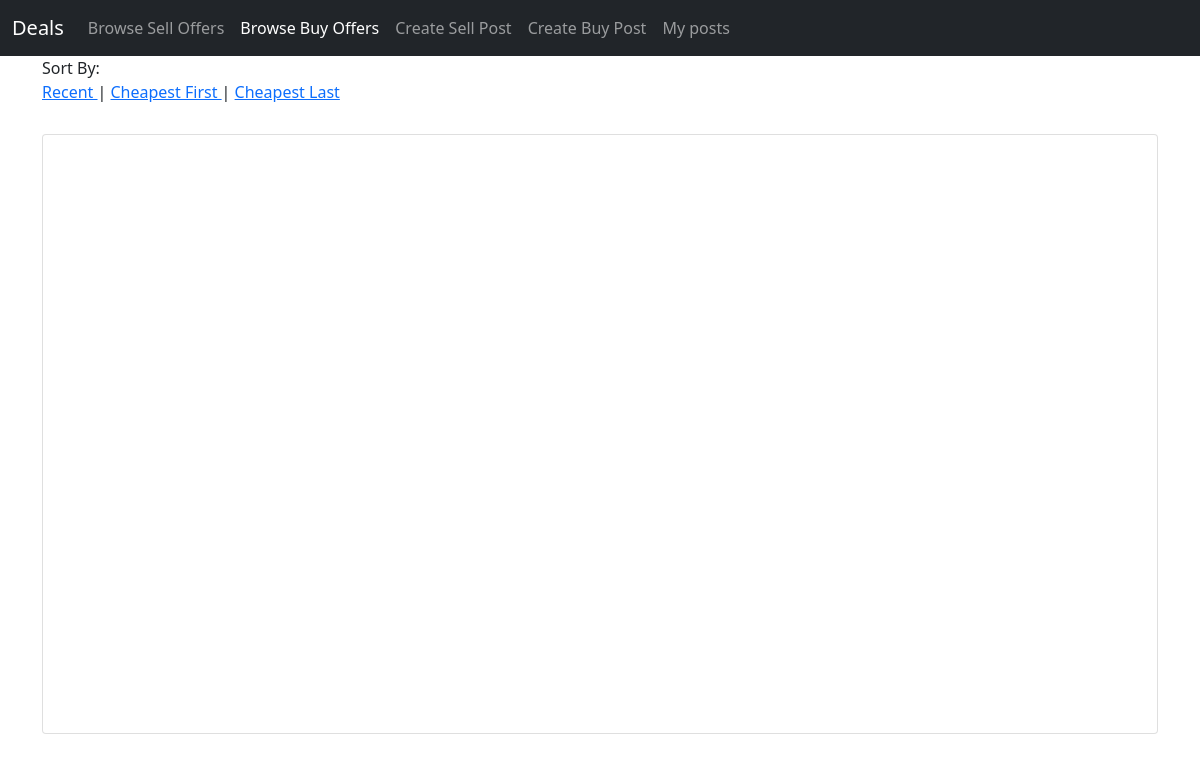
Before: /market/buy (signed in) with the older database file.
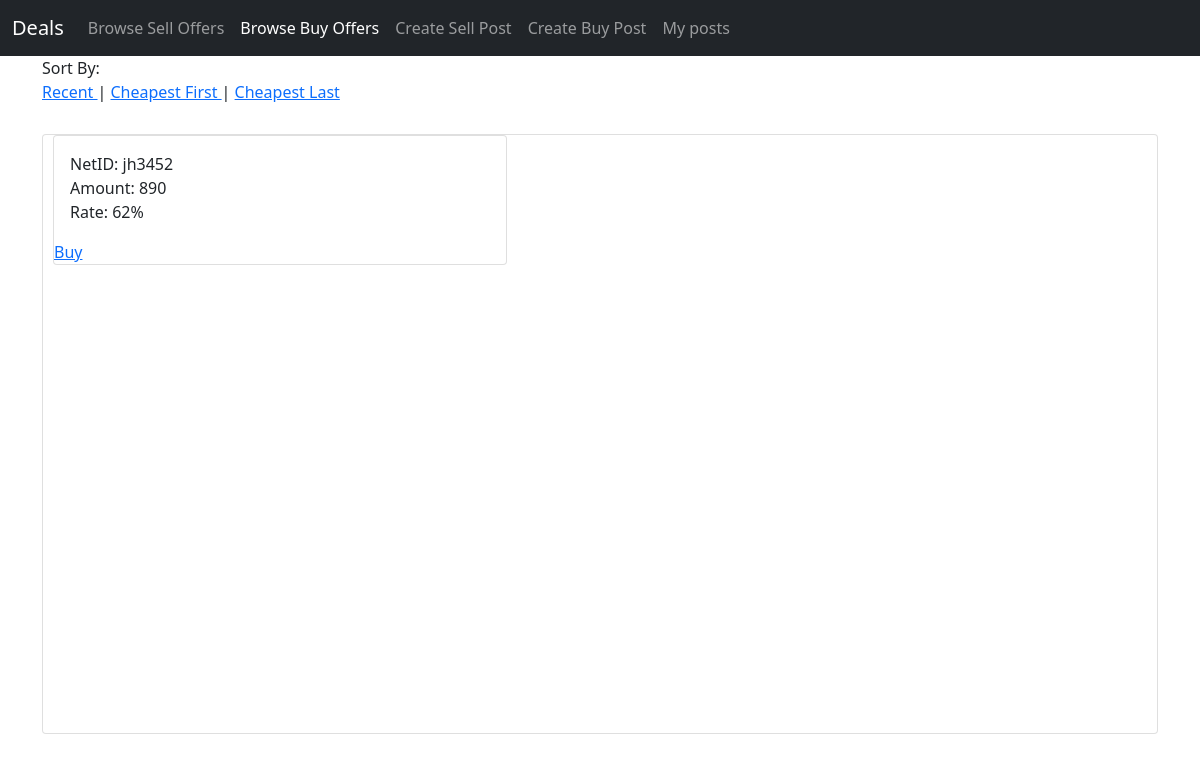
After: the same page with the newer database file.
### tables this page shows
CREATE TABLE buy_posts (
                                            post_id integer PRIMARY KEY AUTOINCREMENT,
                                            net_id text,
                                            amount text,
                                            rate text
                                        );

### app.py (the view)
@app.route('/market/buy')
def market_buy():
    sort = request.args.get('sort')
    buy_posts = getBuyPosts(sort)
    if not session.get("netId"):
        return redirect('/')
    username = session.get('netId')
    password = session.get('password')
    if buy_posts is None:
        buy_posts = []
    if login(username, password):
        return render_template("posts/browse_buy.html", buy_posts=buy_posts)
    else:
        return redirect('/')

### database.py (called while the page is built)
def open():
    global database
    global database_cursor
    database = sqlite3.connect("maindb.db", uri=True, check_same_thread=False)
    database_cursor = database.cursor()

def close():
    database_cursor.close()

def login(netid, password):
    open()
    database_cursor.execute("SELECT * FROM users WHERE net_id =? and password=?", (netid, password))
    user = database_cursor.fetchall()
    close()
    if user is None or len(user) <= 0:
        return False  # the user is not registered
    else:
        return True  # the user logged in successfully

def getBuyPosts(sort):
    open()
    if sort == "cheap_first":
        return database_cursor.execute("SELECT * FROM buy_posts ORDER BY rate ASC").fetchall()
    elif sort == "cheap_last":
        return database_cursor.execute("SELECT * FROM buy_posts ORDER BY rate DESC").fetchall()
    else:
        return database_cursor.execute("SELECT * FROM buy_posts ORDER BY post_id DESC").fetchall()

### templates/posts/browse_buy.html (shortened to what this page needs)
<!DOCTYPE html>
    <link href="https://cdn.jsdelivr.net/npm/bootstrap@5.0.2/dist/css/bootstrap.min.css" rel="stylesheet">
<body >
  <nav class="navbar navbar-expand-lg navbar-dark bg-dark">
    <div class="container-fluid">
      <a class="navbar-brand" href="/market/buy">Deals</a>
      <div class="collapse navbar-collapse" id="navbarSupportedContent">
        <ul class="navbar-nav me-auto mb-2 mb-lg-0">
            <li class="nav-item">
            <a class="nav-link " aria-current="page" href="/market/sell">Browse Sell Offers</a>
          </li>
             <li class="nav-item">
            <a class="nav-link active" aria-current="page" href="/market/buy">Browse Buy Offers</a>
          </li>
            <li class="nav-item">
            <a class="nav-link " aria-current="page" href="/create/sell">Create Sell Post</a>
          </li>
          <li class="nav-item">
            <a class="nav-link" aria-current="page" href="/create/buy">Create Buy Post</a>
          </li>
          <li class="nav-item">
            <a class="nav-link" aria-current="page" href="/my_posts">My posts</a>
          </li>
        </ul>
      </div>
    </div>
  </nav>
    <div class="container" >
        Sort By: </br><a href="/market/buy?sort=recent">Recent </a>|
        <a href="/market/buy?sort=cheap_first"> Cheapest First </a>|
        <a href="/market/buy?sort=cheap_last"> Cheapest Last</a>
      <div class="card" style="margin-top: 30px; height:600px;">
                {% for post in buy_posts %}
                <div class="postcontainer col-5" style="padding-left:10px" postid='post3456'>
                <div class="card">
                    <div class="card-body">
                        <div class="text">NetID: {{ post[1] }}</div>
                        <div class="text">Amount: {{ post[2] }}</div>
                        <div class="text">Rate: {{ post[3] }}%</div>
                    </div>
                    <div class="form-group">
                        <a href ="mailto:{{post[1]}}@nyu.edu?subject=[DealAD] I will buy your falcon dirhams&body=Hello, I would like to buy your falcon dirham. Is it still available.">Buy</a>
                </div>
                </div>
                </div>
          {% endfor %}
      </div>
</div>
</body>
</html>

Changed rows visible on the page:
added buy_posts: net "jh3452", amount "890", rate "62"
